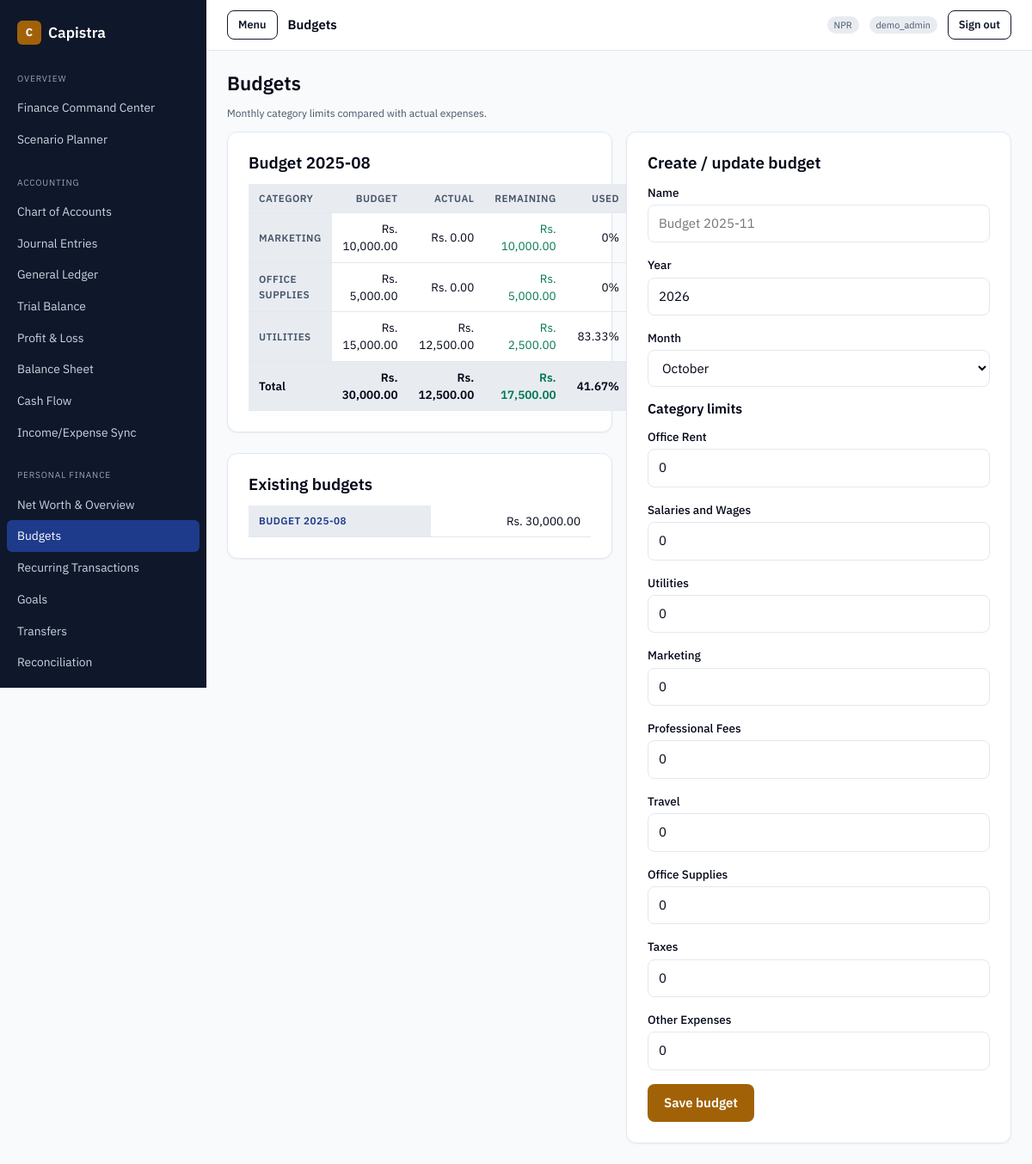
Screenshot of /admin/finance/budgets.php (signed in) with the database file from the repository.
### tables this page shows
CREATE TABLE `budgets` (
  `id` int(11) NOT NULL AUTO_INCREMENT,
  `name` varchar(150) NOT NULL,
  `period_year` smallint(4) NOT NULL,
  `period_month` tinyint(2) NOT NULL,
  `status` enum('active','closed') NOT NULL DEFAULT 'active',
  `notes` varchar(255) DEFAULT NULL,
  `created_at` timestamp NOT NULL DEFAULT current_timestamp(),
  PRIMARY KEY (`id`),
  UNIQUE KEY `uq_budget_period` (`period_year`, `period_month`)
);

CREATE TABLE `transaction_categories` (
  `id` int(11) NOT NULL AUTO_INCREMENT,
  `type` enum('income','expense') NOT NULL,
  `name` varchar(150) NOT NULL,
  `slug` varchar(180) NOT NULL,
  `description` varchar(255) DEFAULT NULL,
  `ledger_account_id` int(11) DEFAULT NULL COMMENT 'posting account for this category',
  `color` varchar(20) DEFAULT NULL,
  `icon` varchar(40) DEFAULT NULL,
  `is_active` tinyint(1) NOT NULL DEFAULT 1,
  `sort_order` int(11) NOT NULL DEFAULT 0,
  `created_at` timestamp NOT NULL DEFAULT current_timestamp(),
  `updated_at` timestamp NOT NULL DEFAULT current_timestamp() ON UPDATE current_timestamp(),
  PRIMARY KEY (`id`),
  UNIQUE KEY `uq_txn_category_slug` (`type`, `slug`),
  KEY `idx_txn_category_type` (`type`),
  CONSTRAINT `fk_txn_category_account` FOREIGN KEY (`ledger_account_id`)
    REFERENCES `accounts` (`id`) ON DELETE SET NULL
);

### lib/personal_finance.php (called while the page is built, shortened)
<?php
require_once dirname(__DIR__) . '/config/settings.php';
require_once __DIR__ . '/categories.php';
if (!function_exists('capistra_budget_usage')) {
    function capistra_budget_usage(float $budget, float $actual): array
    {
        $remaining = round($budget - $actual, 2);
        $percent   = $budget > 0 ? round(($actual / $budget) * 100, 2) : ($actual > 0 ? 100.0 : 0.0);
        return [
            'remaining' => $remaining,
            'percent'   => $percent,
            'over'      => $actual > $budget + 0.001,
        ];
    }
}
if (!function_exists('capistra_budget_periods')) {
    function capistra_budgets(?int $year = null, ?int $month = null): array
    {
        $sql = 'SELECT * FROM budgets';
        $where = [];
        $params = [];
        $sql .= ' ORDER BY period_year DESC, period_month DESC';
        $stmt = capistra_pdo()->prepare($sql);
        $stmt->execute($params);
        $budgets = $stmt->fetchAll();
        foreach ($budgets as &$b) {
            $b['items'] = capistra_budget_items((int) $b['id']);
        }
        return $budgets;
    }
}
if (!function_exists('capistra_budget_items')) {
    function capistra_budget_items(int $budgetId): array
    {
        $stmt = capistra_pdo()->prepare(
            'SELECT bi.*, c.name AS category_name FROM budget_items bi
             JOIN transaction_categories c ON c.id = bi.category_id
             WHERE bi.budget_id = ? ORDER BY c.name'
        );
        $stmt->execute([$budgetId]);
        return $stmt->fetchAll();
    }
}
if (!function_exists('capistra_budget_actuals')) {
    function capistra_budget_actuals(int $year, int $month): array
    {
        $stmt = capistra_pdo()->prepare(
            "SELECT category, COALESCE(SUM(amount),0) AS actual
             FROM expenses WHERE YEAR(date) = ? AND MONTH(date) = ?
             GROUP BY category"
        );
        $stmt->execute([$year, $month]);
        $out = [];
        foreach ($stmt->fetchAll() as $row) {
            $out[(string) $row['category']] = (float) $row['actual'];
        }
        return $out;
    }
}
if (!function_exists('capistra_budget_report')) {
    function capistra_budget_report(int $budgetId): array
    {
        $pdo = capistra_pdo();
        $stmt = $pdo->prepare('SELECT * FROM budgets WHERE id = ? LIMIT 1');
        $stmt->execute([$budgetId]);
        $budget = $stmt->fetch();
        $actuals = capistra_budget_actuals((int) $budget['period_year'], (int) $budget['period_month']);
        $rows = [];
        $tb = 0.0; $ta = 0.0;
        foreach (capistra_budget_items($budgetId) as $item) {
            $budgetAmt = (float) $item['amount'];
            $actualAmt = $actuals[(string) $item['category_name']] ?? 0.0;
            $usage = capistra_budget_usage($budgetAmt, $actualAmt);
            $tb += $budgetAmt; $ta += $actualAmt;
            $rows[] = [
                'category' => (string) $item['category_name'],
                'budget'   => $budgetAmt,
                'actual'   => round($actualAmt, 2),
            ] + $usage;
        }
        return [
            'budget' => $budget,
            'rows'   => $rows,
            'totals' => capistra_budget_usage(round($tb, 2), round($ta, 2)) + ['budget' => round($tb, 2), 'actual' => round($ta, 2)],
        ];
    }
}

### config/app.php (called while the page is built, shortened)
<?php
if (!function_exists('capistra_pdo')) {
    function capistra_pdo(): PDO
    {
        static $pdo = null;
        if ($pdo instanceof PDO) {
            return $pdo;
        }
        $dsn = sprintf('mysql:host=%s;port=%s;dbname=%s;charset=%s', DB_HOST, DB_PORT, DB_NAME, DB_CHARSET);
        $pdo = new PDO($dsn, DB_USER, DB_PASSWORD, [
            PDO::ATTR_ERRMODE            => PDO::ERRMODE_EXCEPTION,
            PDO::ATTR_DEFAULT_FETCH_MODE => PDO::FETCH_ASSOC,
            PDO::ATTR_EMULATE_PREPARES   => false,
        ]);
        return $pdo;
    }
}
if (!function_exists('capistra_currency')) {
    function capistra_currency(float|int|string $amount, ?string $code = null): string
    {
        if (function_exists('capistra_money')) {
            return capistra_money($amount, $code);
        }
        $value = number_format((float) $amount, 2);
        $code  = strtoupper($code ?? APP_BASE_CURRENCY);
        return match ($code) {
            'NPR'   => 'Rs. ' . $value,
            'USD'   => '$' . $value,
            'EUR'   => '€' . $value,
            'GBP'   => '£' . $value,
            default => $value . ' ' . $code,
        };
    }
}

### accounting/lib/auth.php (called while the page is built, shortened)
<?php
require_once dirname(__DIR__, 2) . '/config/app.php';
if (!function_exists('e')) {
    function e(?string $value): string
    {
        return htmlspecialchars((string) $value, ENT_QUOTES, 'UTF-8');
    }
}

### config/settings.php (called while the page is built, shortened)
<?php
require_once __DIR__ . '/app.php';
if (!function_exists('capistra_setting_defaults')) {
    function capistra_setting_defaults(): array
    {
        return [
            'display_name'            => APP_NAME,
            'company_name'            => APP_NAME,
            'company_address'         => '',
            'company_tax_id'          => '',
            'financial_profile_mode'  => 'personal',
            'base_currency'           => APP_BASE_CURRENCY,
            'currency_symbol_style'   => 'prefix',
            'number_grouping'         => 'international',
            'decimal_precision'       => '2',
            'timezone'                => 'Asia/Kathmandu',
            'date_format'             => 'Y-m-d',
            'date_display_mode'       => 'AD',
            'fiscal_year_start'       => '07-01',
            'default_reporting_period'=> 'fiscal_year',
            'dashboard_landing'       => 'accounting/index.php',
            'theme'                   => 'light',
            'density'                 => 'comfortable',
            'low_cash_threshold'      => '0',
            'portfolio_concentration_limit' => '35',
            'nepse_country'           => 'Nepal',
            'nepse_currency'          => 'NPR',
            'market_data_source'      => 'manual',
        ];
    }
}
if (!function_exists('capistra_settings')) {
    function capistra_settings(bool $refresh = false): array
    {
        static $cache = null;
        if ($cache !== null && !$refresh) {
            return $cache;
        }
        $cache = capistra_setting_defaults();
        try {
            $pdo = capistra_pdo();
            $rows = $pdo->query('SELECT setting_key, setting_value FROM app_settings')->fetchAll();
            foreach ($rows as $row) {
                $key = (string) $row['setting_key'];
                $cache[$key] = (string) ($row['setting_value'] ?? '');
            }
        } catch (Throwable $e) {
            error_log('capistra_settings: ' . $e->getMessage());
        }
        return $cache;
    }
}
if (!function_exists('capistra_setting')) {
    function capistra_setting(string $key, ?string $default = null): ?string
    {
        $all = capistra_settings();
        if (array_key_exists($key, $all) && $all[$key] !== '') {
            return $all[$key];
        }
        return $default ?? ($all[$key] ?? null);
    }
}
if (!function_exists('capistra_setting_int')) {
    function capistra_setting_int(string $key, int $default = 0): int
    {
        $value = capistra_setting($key, (string) $default);
        return is_numeric($value) ? (int) $value : $default;
    }
}
if (!function_exists('capistra_base_currency')) {
    function capistra_base_currency(): string
    {
        $value = capistra_setting('base_currency', null);
        return strtoupper(trim($value));
    }
}
if (!function_exists('capistra_currency_symbol')) {
    function capistra_currency_symbol(string $code): string
    {
        return match (strtoupper($code)) {
            'NPR'   => 'Rs.',
            'USD'   => '$',
            'EUR'   => '€',
            'GBP'   => '£',
            'INR'   => '₹',
            'AUD'   => 'A$',
            'CAD'   => 'C$',
            'JPY'   => '¥',
            'CNY'   => '¥',
            default => strtoupper($code),
        };
    }
}
if (!function_exists('capistra_money')) {
    function capistra_money(float|int|string $amount, ?string $code = null): string
    {
        $code     = strtoupper($code ?? capistra_base_currency());
        $decimals = max(0, min(4, capistra_setting_int('decimal_precision', 2)));
        $grouping = (string) capistra_setting('number_grouping', 'international');
        if ($grouping === 'south_asian') {
            $formatted = capistra_format_south_asian((float) $amount, $decimals);
        } else {
            $formatted = number_format((float) $amount, $decimals, '.', ',');
        }
        $symbol = capistra_currency_symbol($code);
        return $symbol . ' ' . $formatted;
    }
}

### config/features.php (called while the page is built, shortened)
<?php
require_once __DIR__ . '/settings.php';
if (!function_exists('capistra_profile_mode')) {
    function capistra_profile_mode(): string
    {
        $mode = strtolower((string) capistra_setting('financial_profile_mode', 'personal'));
        return in_array($mode, ['personal', 'business', 'hybrid'], true) ? $mode : 'personal';
    }
}
if (!function_exists('capistra_feature_default')) {
    function capistra_feature_default(string $key): bool
    {
        $registry = capistra_feature_registry();
        $def = $registry[$key];
        return match (capistra_profile_mode()) {
            'business' => (bool) $def['business'],
            'hybrid'   => (bool) ($def['personal'] || $def['business']),
            default    => (bool) $def['personal'],
        };
    }
}
if (!function_exists('capistra_feature_enabled')) {
    function capistra_feature_enabled(string $key): bool
    {
        $stored = capistra_setting('enable_' . $key, null);
        return capistra_feature_default($key);
    }
}
if (!function_exists('capistra_guard_module')) {
    function capistra_guard_module(string $key): void
    {
        if (capistra_feature_enabled($key)) {
            return;
        }
        exit;
    }
}

### lib/categories.php (called while the page is built, shortened)
<?php
require_once dirname(__DIR__) . '/config/settings.php';
if (!function_exists('capistra_categories')) {
    function capistra_categories(?string $type = null, bool $activeOnly = false): array
    {
        $sql = 'SELECT c.*, a.code AS ledger_code, a.name AS ledger_name
                FROM transaction_categories c
                LEFT JOIN accounts a ON a.id = c.ledger_account_id';
        $where = [];
        $params = [];
        if ($type !== null) {
            $where[] = 'c.type = :type';
            $params[':type'] = $type;
        }
        if ($activeOnly) {
            $where[] = 'c.is_active = 1';
        }
        if ($where !== []) {
            $sql .= ' WHERE ' . implode(' AND ', $where);
        }
        $sql .= ' ORDER BY c.type, c.sort_order, c.name';
        $stmt = capistra_pdo()->prepare($sql);
        $stmt->execute($params);
        return $stmt->fetchAll();
    }
}

### admin/finance/budgets.php (the view, shortened to what this page needs)
<?php
capistra_guard_module('budgeting');
$budgets = capistra_budgets();
$selectedId = (int) ($_GET['id'] ?? ($budgets[0]['id'] ?? 0));
$report = $selectedId > 0 ? capistra_budget_report($selectedId) : null;
$expenseCategories = capistra_categories('expense', true);
?>
<h1>Budgets</h1>
<p class="hint">Monthly category limits compared with actual expenses.</p>
<div class="grid grid--2">
  <div>
    <?php if ($report && $report['budget']): ?>
      <div class="card">
        <h2><?= e((string) $report['budget']['name']) ?></h2>
        <table class="data">
          <thead><tr><th scope="col">Category</th><th scope="col" class="num">Budget</th><th scope="col" class="num">Actual</th><th scope="col" class="num">Remaining</th><th scope="col" class="num">Used</th></tr></thead>
          <tbody>
          <?php foreach ($report['rows'] as $row): ?>
            <tr>
              <th scope="row"><?= e((string) $row['category']) ?><?php if ($row['over']): ?> <span class="badge badge--neg">Over</span><?php endif; ?></th>
              <td class="num"><?= e(capistra_money((float) $row['budget'])) ?></td>
              <td class="num"><?= e(capistra_money((float) $row['actual'])) ?></td>
              <td class="num"><?= capistra_amount((float) $row['remaining']) ?></td>
              <td class="num"><?= e((string) $row['percent']) ?>%</td>
            </tr>
          <?php endforeach; ?>
          </tbody>
          <tfoot><tr><td>Total</td><td class="num"><?= e(capistra_money($report['totals']['budget'])) ?></td><td class="num"><?= e(capistra_money($report['totals']['actual'])) ?></td><td class="num"><?= capistra_amount($report['totals']['remaining']) ?></td><td class="num"><?= e((string) $report['totals']['percent']) ?>%</td></tr></tfoot>
        </table>
      </div>
    <?php endif; ?>
    <div class="card" style="margin-top:var(--space-2xl)">
      <h2>Existing budgets</h2>
      <table class="data">
        <tbody>
        <?php foreach ($budgets as $b): ?>
          <tr><th scope="row"><a href="budgets.php?id=<?= (int) $b['id'] ?>"><?= e((string) $b['name']) ?></a></th><td class="num"><?= e(capistra_money((float) $b['total'])) ?></td></tr>
        <?php endforeach; ?>
        </tbody>
      </table>
    </div>
  </div>
  <div class="card">
    <h2>Create / update budget</h2>
    <form method="post" action="budgets.php">
      <div class="form-row"><label for="name">Name</label><input id="name" name="name" placeholder="Budget 2025-11"></div>
      <div class="form-row"><label for="period_year">Year</label><input id="period_year" name="period_year" type="number" value="<?= date('Y') ?>" required></div>
      <div class="form-row"><label for="period_month">Month</label>
        <select id="period_month" name="period_month">
          <?php for ($m = 1; $m <= 12; $m++): ?><option value="<?= $m ?>" <?= (int) date('n') === $m ? 'selected' : '' ?>><?= e(date('F', mktime(0, 0, 0, $m, 1))) ?></option><?php endfor; ?>
        </select></div>
      <h3>Category limits</h3>
      <?php foreach ($expenseCategories as $c): ?>
        <div class="form-row"><label for="item_<?= (int) $c['id'] ?>"><?= e((string) $c['name']) ?></label>
          <input id="item_<?= (int) $c['id'] ?>" name="item[<?= (int) $c['id'] ?>]" type="number" step="0.01" value="0"></div>
      <?php endforeach; ?>
      <button class="btn btn--primary" type="submit">Save budget</button>
    </form>
  </div>
</div>

### rows the page displays
budgets: name "Budget 2025-08", name "BUDGET 2025-08", total "Rs. 30,000.00"
transaction_categories: name "Office Rent"
transaction_categories: name "Salaries and Wages"
transaction_categories: name "Utilities"
transaction_categories: name "Marketing"
transaction_categories: name "Professional Fees"
transaction_categories: name "Travel"
transaction_categories: name "Office Supplies"
transaction_categories: name "Taxes"
transaction_categories: name "Other Expenses"

### other values shown
capistra_setting('display_name', APP_NAME) "Capistra"
$group "OVERVIEW"
$label "Finance Command Center"
$label "Scenario Planner"
$group "ACCOUNTING"
$label "Chart of Accounts"
$label "Journal Entries"
$label "General Ledger"
$label "Trial Balance"
$label "Profit & Loss"
$label "Balance Sheet"
$label "Cash Flow"
$label "Income/Expense Sync"
$group "PERSONAL FINANCE"
$label "Net Worth & Overview"
